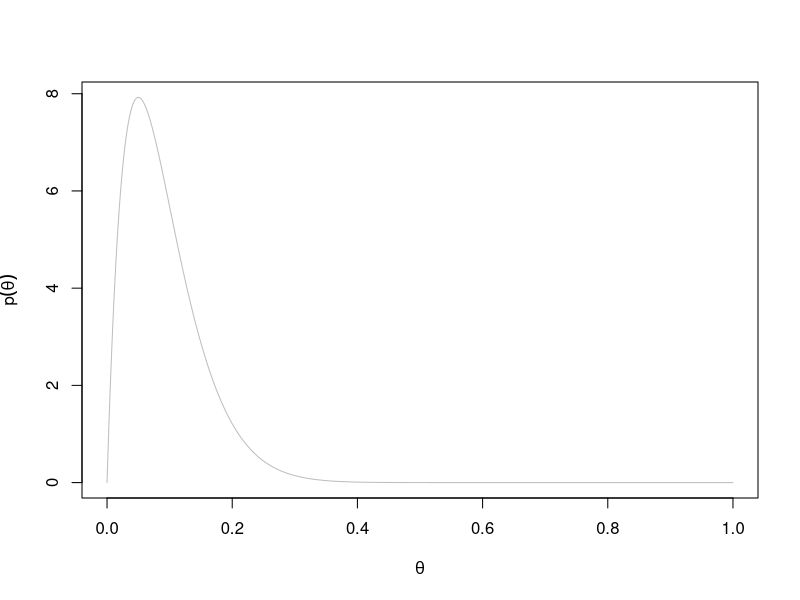
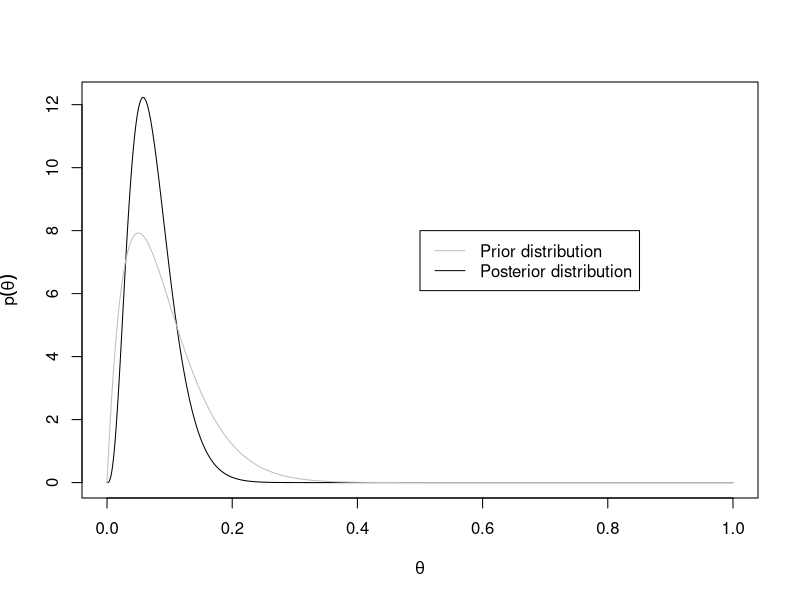
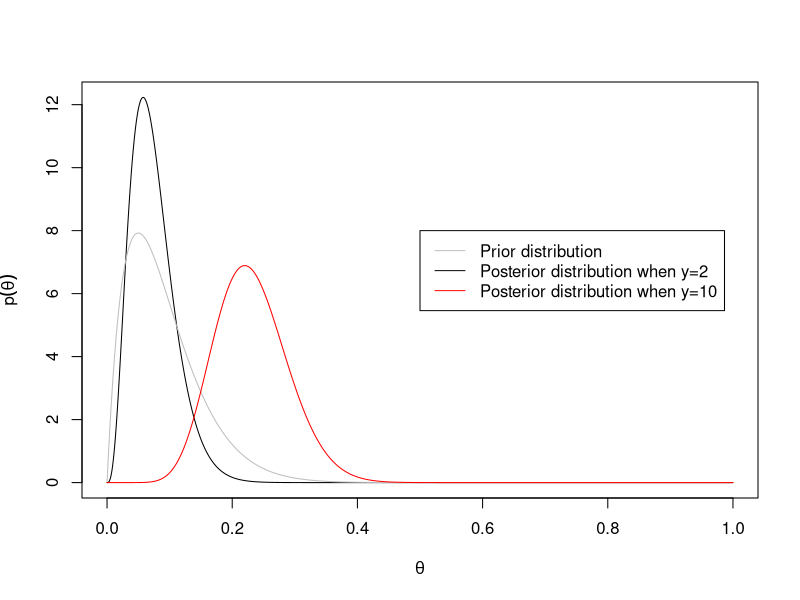
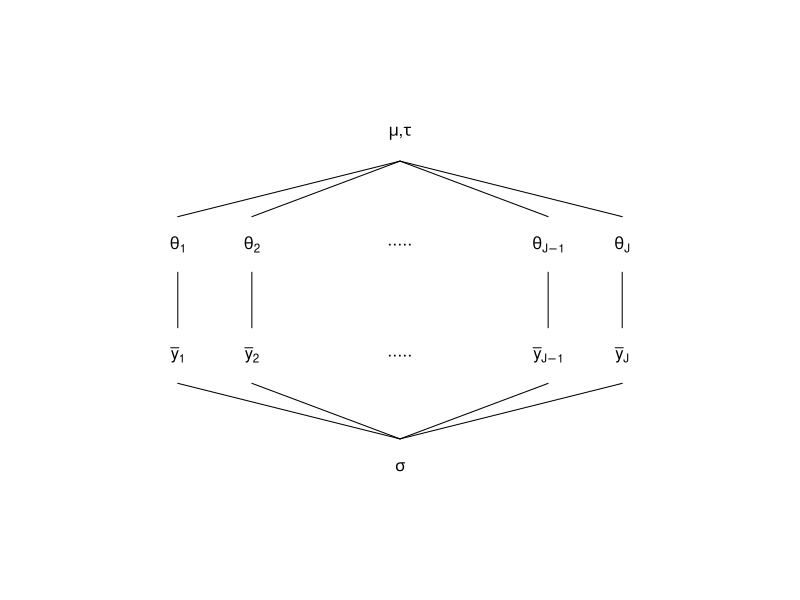
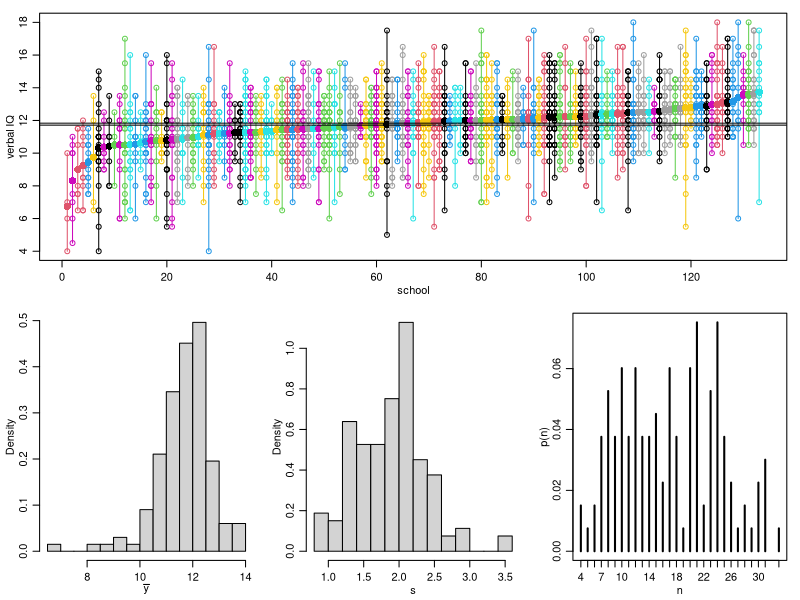
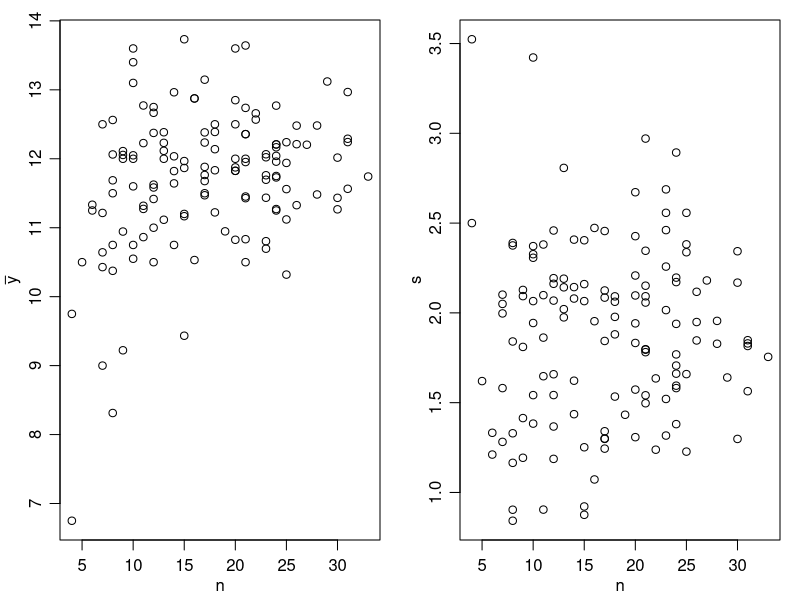
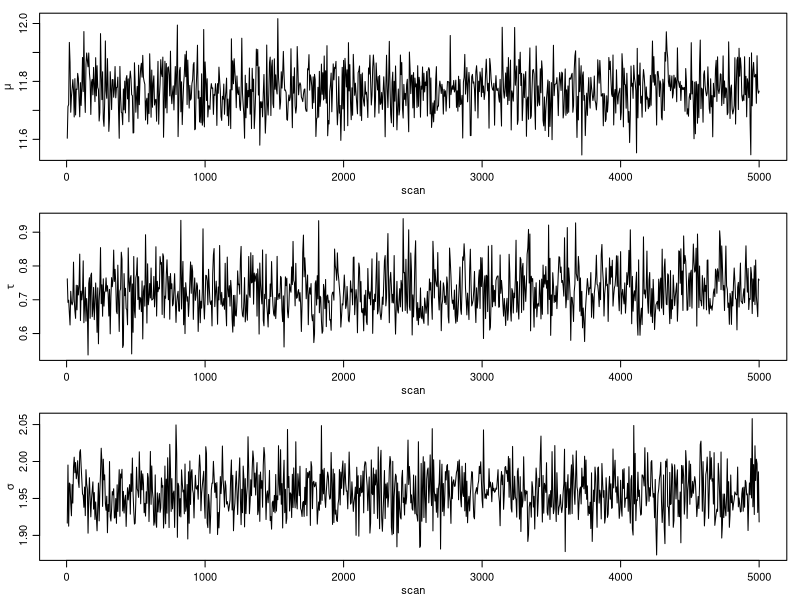
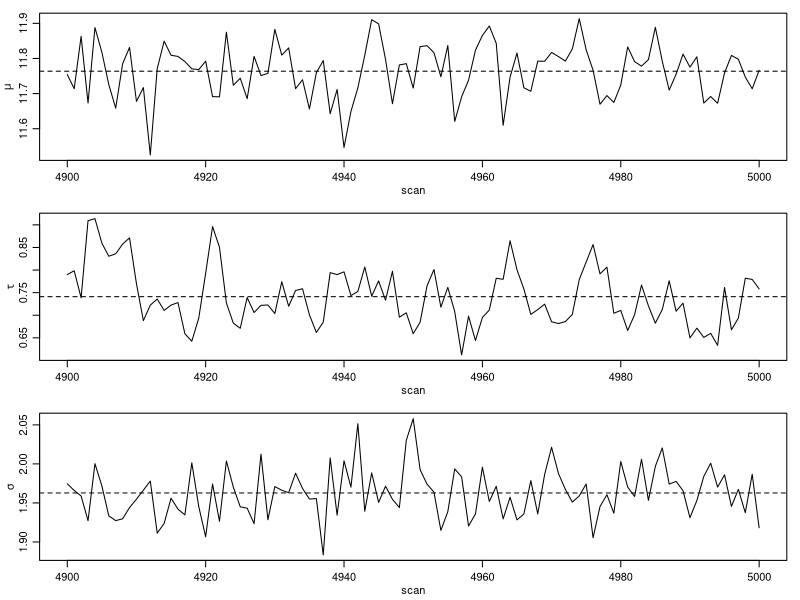

Write the R code that produced these figures, in order.
##### 85% of the following R code is from Peter Hoff's code for Gibbs sampling in the Bayesian class:
##### we want to use this to illustrate the basic idea of Gibbs sampling in the context of hierarchical model.
dd <- c("C:/XunCao/Teaching/Method_Stat/multilevel/Lec/lec8") 
setwd(dd)


###
# the simple example for infection rate:
# pdf("beta222.pdf",family="Times",height=4,width=8)
x<-seq(0, 1, length=1000)
y<-dbeta(x, 2, 20)
plot(x, y, type="l", xlab=expression(theta), ylab=expression(p(theta)), col="gray")
# dev.off()

cat("the mass under the density curve is between 3% and 15% is ", pbeta(.15, 2, 20)-pbeta(.03, 2, 20), "\n")

# pdf("beta450.pdf",family="Times",height=4,width=8)
x<-seq(0, 1, length=1000)
y<-dbeta(x, 4, 50)
plot(x, y, type="l", xlab=expression(theta), ylab=expression(p(theta)))
lines(x, dbeta(x, 2, 20), col="gray")
legend(.5, 8, legend=c("Prior distribution", "Posterior distribution"), col=c("gray", "black"), lty=1)
# dev.off()


# pdf("beta450b.pdf",family="Times",height=4,width=8)
x<-seq(0, 1, length=1000)
y<-dbeta(x, 4, 50)
plot(x, y, type="l", xlab=expression(theta), ylab=expression(p(theta)))
lines(x, dbeta(x, 2, 20), col="gray")
lines(x, dbeta(x, 12, 40), col="red")
legend(.5, 8, legend=c("Prior distribution", "Posterior distribution when y=2",
       "Posterior distribution when y=10"), col=c("gray", "black", "red"), lty=1)
# dev.off()



#####
##### a diagram for multilevel model: 
# pdf("fig8_2.pdf",family="Times",height=4,width=8)#, horizontal=F)
par(mar=c(0,0,0,0),mgp=c(0,0,0));par(mfrow=c(1,1))
plot(c(0,1),c(0,1),type="n",xaxt="n",yaxt="n",xlab="",ylab="",bty="n")

text( .5,.8 , expression(paste( mu ,",", tau )) )
text(  c(.2,.3,.5,.7,.8),  rep(.6,5),
        expression( theta[1],theta[2],".....",theta[J-1],theta[J]) )
segments(  rep(.5,4),rep(.75,4), c(.2,.3,.7,.8),rep(.65,4) )
text( c(.2,.3,.5,.7,.8), rep(.4,5),
       expression( bar(y)[1], bar(y)[2],".....",bar(y)[J-1],bar(y)[J]) )
segments(  c(.2,.3,.7,.8),rep(.55,4), c(.2,.3,.7,.8),rep(.45,4) )
segments(  rep(.5,4),rep(.25,4), c(.2,.3,.7,.8),rep(.35,4) )
text( .5,.2,expression(sigma))
# dev.off()
#####


##### the Gibbs sampler example for today: 
#####
# pdf("fig8_3.pdf",family="Times",height=6,width=6)
par(mar=c(0,0,0,0),mgp=c(0,0,0))

library(MASS)
dat<-nlschools
J<-length(unique(dat$class))
classes<-sort(unique(dat$class))
class<-match( dat$class, classes)

Y<-list()
s2<-n<-ybar<-rep(0,J)
for(j in 1:J) {
Y[[j]]<- dat$IQ [ class==j ]
ybar[j]<-mean(Y[[j]])
n[j]<-sum(class==j)
s2[j]<-var( Y[[j]])
                }

##
## some visual summary of the data:
layout( matrix( c(1,1,1,2,3,4),2,3,byrow=T) )
par(mar=c(3,3,1,1),mgp=c(1.75,.75,0))
plot(c(1,J),range(Y) ,type="n",xlab="school",ylab="verbal IQ")
for(l in 1:J)  {
j<-order(ybar)[l]
points( rep(l,n[j]), Y[[j]],col=j,pch=1 )
points( l, ybar[j],cex=1.5,col=j,pch=16)
segments( l,min(Y[[j]]),l,max(Y[[j]]),col=j)
 }
abline(h=sum(ybar*n)/sum(n))
abline(h=mean(ybar))

hist(ybar,prob=T,nclass=15,main="",xlab=expression(bar(y)))
hist(sqrt(s2), prob=T, nclass=15, main="",xlab="s")
plot(table(n)/length(n),type="h", ylab="p(n)")
# dev.off()
#####

##### 
# pdf("fig8_4.pdf",family="Times",height=3,width=7)
par(mfrow=c(1,2),mar=c(3,3,1,1),mgp=c(1.75,.75,0))
plot(n,ybar,ylab=expression(bar(y)))
plot(n,sqrt(s2),ylab="s")
# dev.off()
#####


##### MCMC analysis for Netherlands schools data

## empirical Bayes-type priors
nu0<-2  ; s20<-mean(s2)
k0<-1   ; mu0<-mean(ybar) 
eta0<-2 ; t20<-var(ybar)
##


## starting values
theta<-ybar
sigma<-sqrt(s20)
tau<-sqrt(t20)
mu<-mean(ybar)
##

## Gibbs sampling 
set.seed(1)
nmc<-5000
THETA<-matrix( nrow=nmc,ncol=J)
MTS<-matrix( nrow=nmc,ncol=3)

for(ns in 1:nmc) {

# sample new values of thetas
for(j in 1:J) {
theta.hat.j<- (ybar[j]*n[j]/sigma^2 + mu/tau^2)/(n[j]/sigma^2+1/tau^2)
sigma.j<- 1/sqrt(n[j]/sigma^2+1/tau^2)
theta[j]<-rnorm(1,theta.hat.j,sigma.j)
               }

# sample new value of sigma
nun<- nu0+sum(n)
ss<- nu0*s20
for(j in 1:J) { ss<-ss+ sum( (Y[[j]]-theta[j])^2 ) }
sigma<-1/sqrt(rgamma(1,nun/2,ss/2))

# sample a new value of mu
mu<-rnorm(1, (J*mean(theta) + k0*mu0 )/(J+k0), tau/sqrt(J+k0) )

# sample a new value of tau
etaJ<-eta0+1+J
ss<- eta0*t20 + k0*(mu-mu0)^2 + sum( (theta-mu)^2 )
tau<-1/sqrt(rgamma(1,etaJ/2,ss/2))

# store results
THETA[ns,]<-theta
MTS[ns,]<-c(mu,tau,sigma)
                       }
#####



#####
# pdf("mcmc.pdf",family="Times",height=5,width=7)
par(mar=c(3,3,1,1),mgp=c(1.75,.75,0))
par(mfrow=c(3,1))
subscan<-(1:1000)*5
plot(subscan,MTS[subscan,1],xlab="scan",ylab=expression(mu),type="l")
plot(subscan,MTS[subscan,2],xlab="scan",ylab=expression(tau),type="l")
plot(subscan,MTS[subscan,3],xlab="scan",ylab=expression(sigma),type="l")
# dev.off()
#####



#####
# pdf("mcmc_2.pdf",family="Times",height=5,width=7)
par(mar=c(3,3,1,1),mgp=c(1.75,.75,0))
par(mfrow=c(3,1))
subscan<-(4900:5000)
plot(subscan,MTS[subscan,1],xlab="scan",ylab=expression(mu),type="l")
abline(h=mean( MTS[subscan,1]),lty=2)
plot(subscan,MTS[subscan,2],xlab="scan",ylab=expression(tau),type="l")
abline(h=mean( MTS[subscan,2]),lty=2)
plot(subscan,MTS[subscan,3],xlab="scan",ylab=expression(sigma),type="l")
abline(h=mean( MTS[subscan,3]),lty=2)
# dev.off()
#####
